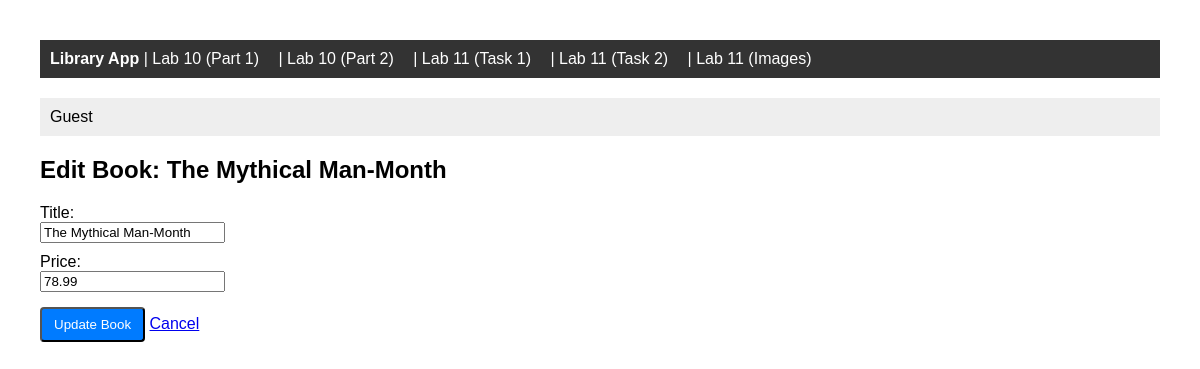
Before: /books/lab10/part1/editbook/5/ with the older database file.
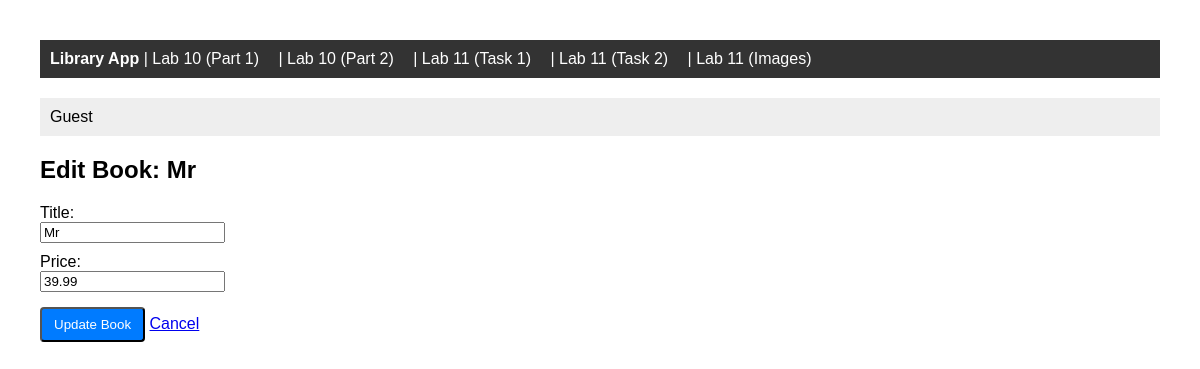
After: the same page with the newer database file.
### apps/bookmodule/models.py (models this page shows, shortened)
class Book(models.Model):
    title = models.CharField(max_length=200)
    author = models.CharField(max_length=100)
    year = models.IntegerField(null=True)
    price = models.DecimalField(max_digits=6, decimal_places=2)
    edition = models.IntegerField(default=1)
    quantity = models.IntegerField(default=1)
    pubdate = models.DateTimeField(null=True)
    rating = models.SmallIntegerField(default=1)
    publisher = models.ForeignKey(
        Publisher,
        null=True,
        on_delete=models.SET_NULL,
        related_name='books'
    )
    authors = models.ManyToManyField(Author, blank=True)

### apps/bookmodule/views.py (the view)
# urls.py: path('lab10/part1/editbook/<int:pk>/', views.edit_book_no_form, name='edit_book_no_form'),
def edit_book_no_form(request, pk):
    book = get_object_or_404(Book, pk=pk)
    if request.method == 'POST':
        book.title = request.POST.get('title')
        book.price = request.POST.get('price')
        book.save()
        return redirect('list_books_no_form')
    return render(request, 'bookmodule/lab10_edit_book_no_form.html', {'book': book})

### apps/templates/bookmodule/lab10_edit_book_no_form.html (shortened to what this page needs)
{% extends "bookmodule/lab10_master.html" %}
{% block content %}
    <h2>Edit Book: {{ book.title }}</h2>
    <form method="POST">
        <div style="margin-bottom: 10px;">
            <label>Title:</label><br>
            <input type="text" name="title" value="{{ book.title }}" required>
        </div>
        <div style="margin-bottom: 10px;">
            <label>Price:</label><br>
            <input type="number" step="0.01" name="price" value="{{ book.price }}" required>
        </div>
        <button type="submit" class="btn btn-primary">Update Book</button>
        <a href="{% url 'list_books_no_form' %}">Cancel</a>
    </form>
{% endblock %}

Changed rows visible on the page:
changed Book: title "The Mythical Man-Month" → "Mr"; price "78.99" → "39.99"
